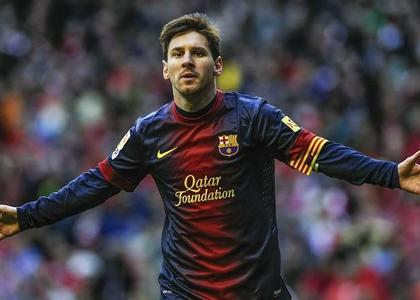
#> input picture Photos/Faces/Lionel_Messi/Anders messi.jpg, 420 x 300 px, found by its file name
$ python faces_train.py
#> lines starting #> are read from the running program, lines starting #| are printed output that depends on the picture
import os
import cv2 as cv
import numpy as np

people = ['Lionel_Messi', 'Cristiano_Ronaldo']

p = []

for i in os.listdir('Photos\Faces'):
    p.append(i)
#> pass 2 of the loop `for i in os.listdir('Photos\Faces'):`:


print(p)

haar_cascade = cv.CascadeClassifier('haar_face.xml')


DIR = 'Photos\Faces'


features = []
labels = []

def create_train():
    for person in people:
        path = os.path.join(DIR, person)
        label = people.index(person)

        for img in os.listdir(path):
            img_path = os.path.join(path, img)

            img_array = cv.imread(img_path)
#> img_array is the input picture: shape (300, 420, 3); mean B, G, R 67.7, 62.2, 69.7
            gray = cv.cvtColor(img_array, cv.COLOR_BGR2GRAY)
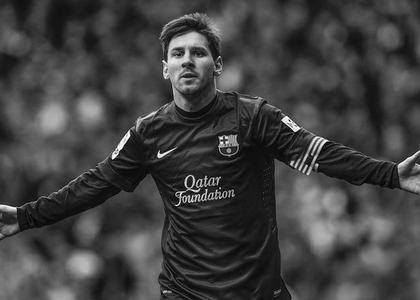
#> gray: shape (300, 420); min 0, max 255, mean 65.1

            faces_rect = haar_cascade.detectMultiScale(gray, scaleFactor=1.1, minNeighbors=4)
#> faces_rect = [[159, 30, 59, 59]]

            for (x,y,w,h) in faces_rect:
                faces_roi = gray[y:y+h, x:x+w]
                features.append(faces_roi)
                labels.append(label)
#> this loop made 1 pass
#> pass 1, in create_train, `faces_roi = gray[y:y+h, x:x+w]`:
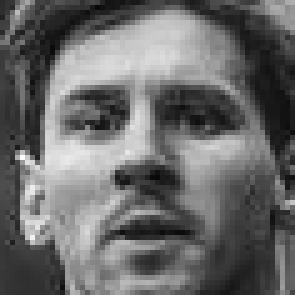
#> faces_roi: shape (59, 59) (shown 5 times larger); min 9, max 251, mean 106.3
#> after the loop, features = 1 item; labels = [0]
#> pass 2 of the loop in create_train, `for person in people:`:
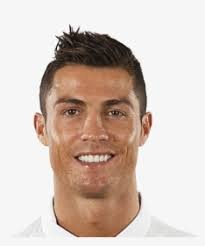
#> input picture Photos/Faces/Cristiano_Ronaldo/cris.jfif, 205 x 246 px, found by its file name
#> in create_train, img_array is the input picture: shape (246, 205, 3); mean B, G, R 187.9, 196.6, 211.9
#> in create_train, `gray = cv.cvtColor(img_array, cv.COLOR_BGR2GRAY)`:
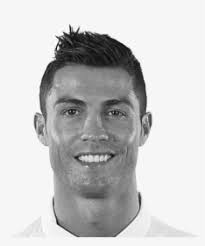
#> gray: shape (246, 205); min 2, max 255, mean 200.2
#> faces_rect = [[34, 64, 120, 120]]
#> the loop in create_train, `for (x,y,w,h) in faces_rect:` made 1 pass
#> pass 1, in create_train, `faces_roi = gray[y:y+h, x:x+w]`:
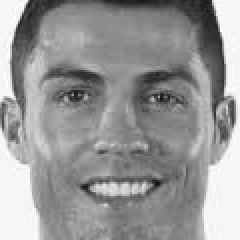
#> faces_roi: shape (120, 120) (shown 2 times larger); min 10, max 255, mean 150.9
#> after the loop in create_train, `for (x,y,w,h) in faces_rect:`: features = 2 items; labels = [0, 1]


create_train()

print('Training Done =====================')

features = np.array(features, dtype='object')
labels = np.array(labels)

face_recognizer = cv.face.LBPHFaceRecognizer_create()

# Train the Recogniser on the features list and the labels list
face_recognizer.train(features, labels)

face_recognizer.save('face_trained.yml')
np.save('features.npy', features)
np.save('labels.npy', labels)
